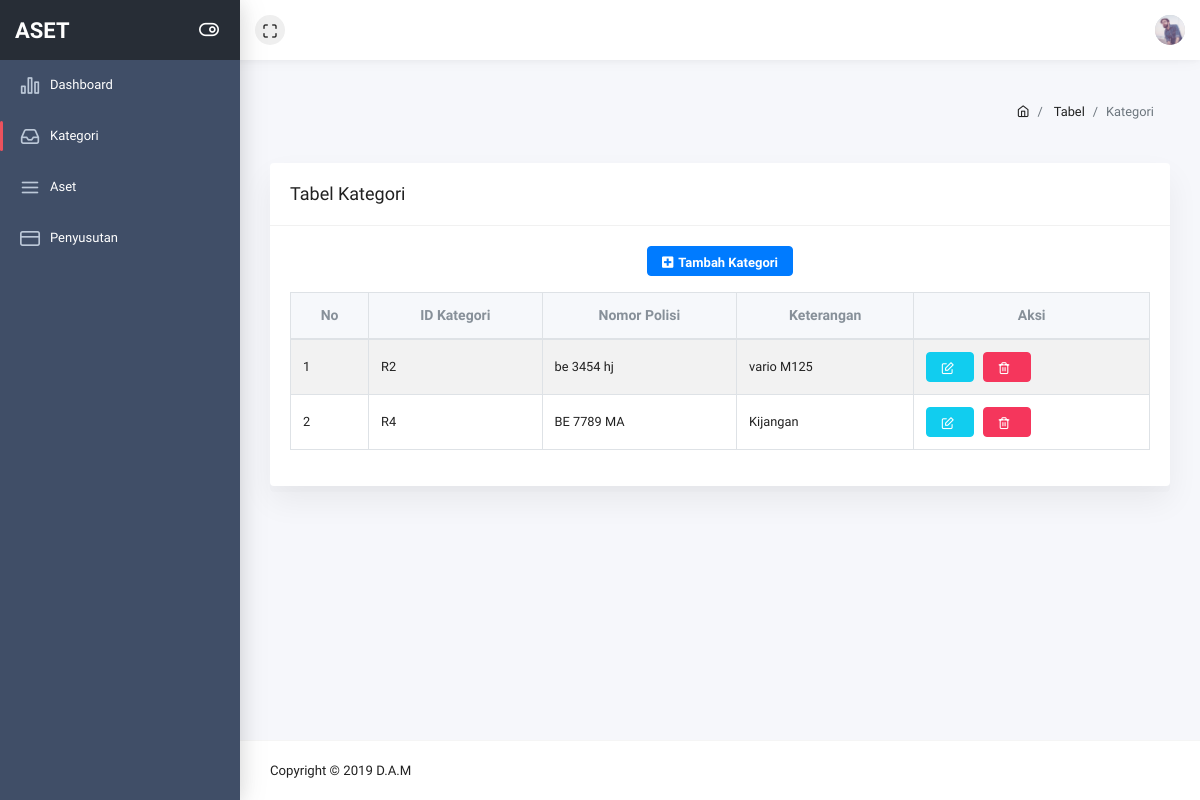
The app's page /pages/table-kategori.php, older data.
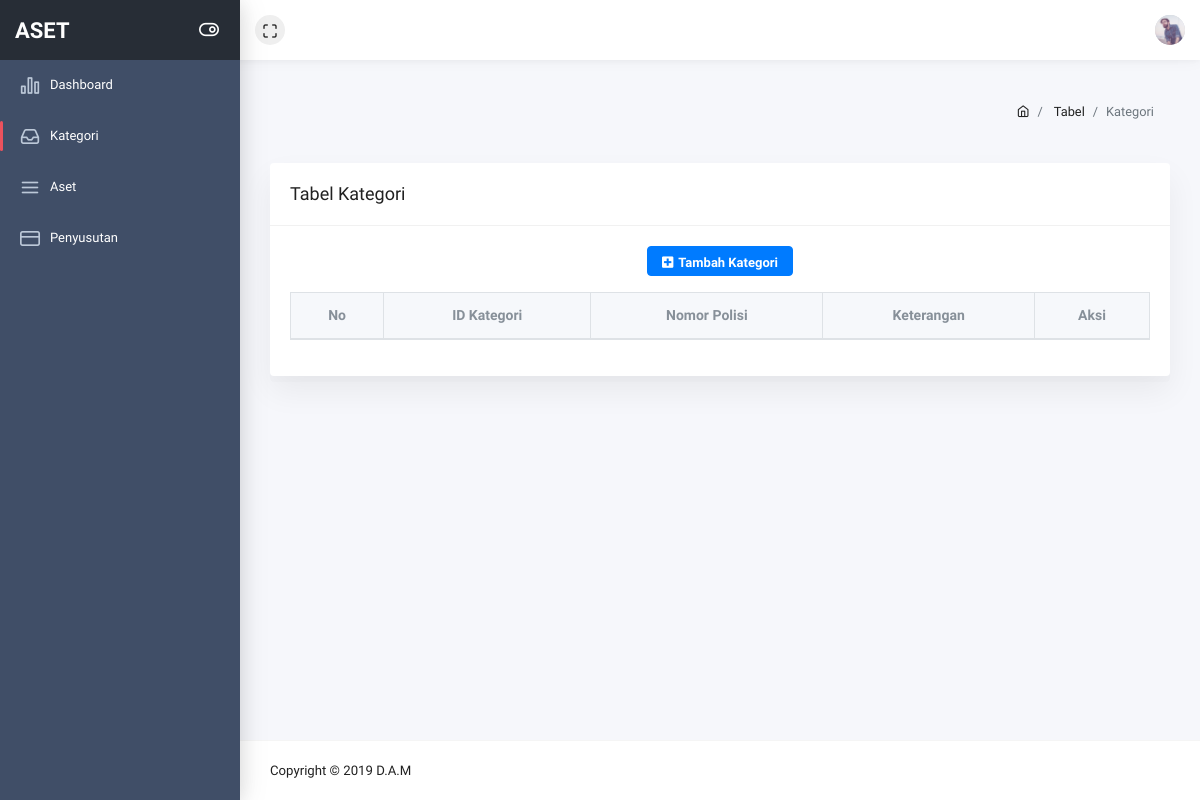
The same page, newer data.
### tables this page shows
CREATE TABLE `tb_kategori` (
  `id_kategori` varchar(18) NOT NULL,
  `nopol` varchar(62) NOT NULL,
  `kete_kategori` varchar(25) NOT NULL
);

### base_url.php (called while the page is built)
<?php
function pathUrl($dir = __DIR__){
    $root = "";
    $dir = str_replace('\\', '/', realpath($dir));
    $root .= !empty($_SERVER['HTTPS']) ? 'https' : 'http';
    $root .= '://' . $_SERVER['HTTP_HOST'];
    if(!empty($_SERVER['CONTEXT_PREFIX'])) {
        $root .= $_SERVER['CONTEXT_PREFIX'];
        $root .= substr($dir, strlen($_SERVER[ 'CONTEXT_DOCUMENT_ROOT' ]));
    } else {
        $root .= substr($dir, strlen($_SERVER[ 'DOCUMENT_ROOT' ]));
    }
    $root .= '/';
    return $root;
}
$base_url = pathUrl();
?>

### pages/table-kategori.php (the view, shortened to what the changed rows need)
<?php
include_once "../base_url.php";
?>
<!doctype html>
<html class="no-js" lang="en">
    <head>
        <link rel="stylesheet" href="<?php echo $base_url ?>assets/plugins/bootstrap/dist/css/bootstrap.min.css">
        <link rel="stylesheet" href="<?php echo $base_url ?>assets/plugins/fontawesome-free/css/all.min.css">
        <link rel="stylesheet" href="<?php echo $base_url ?>assets/plugins/ionicons/dist/css/ionicons.min.css">
        <link rel="stylesheet" href="<?php echo $base_url ?>assets/plugins/icon-kit/dist/css/iconkit.min.css">
        <link rel="stylesheet" href="<?php echo $base_url ?>assets/plugins/perfect-scrollbar/css/perfect-scrollbar.css">
        <link rel="stylesheet" href="<?php echo $base_url ?>assets/plugins/datatables.net-bs4/css/dataTables.bootstrap4.min.css">
        <link rel="stylesheet" href="<?php echo $base_url ?>assets/dist/css/theme.min.css">
    </head>
    <body>
        <div class="wrapper">
            <div class="page-wrap">
                <div class="main-content">
                    <div class="container-fluid">
                        <div class="row">
                            <div class="col-md-12">
                                <div class="card">
                                    <div class="card-body">
                                    <table id="simpletable" class="table table-striped table-bordered nowrap">
                                        <thead>
                                        <tr>
                                            <th class="text-center">No</th>
                                            <th class="text-center">ID Kategori</th>
                                            <th class="text-center">Nomor Polisi</th>
                                            <th class="text-center">Keterangan</th>
                                            <th class="text-center">Aksi</th>
                                        </tr>
                                        </thead>
                                        <tbody>
                                            <?php
                                                include '../config/config.php';
                                                $kategori = mysqli_query($mysqli,"SELECT * FROM tb_kategori");
                                                $no = 1;
                                                if($kategori){
                                                    while($row = mysqli_fetch_array($kategori))
                                                    {
                                                        echo "<tr>
                                                        <td>".$no++."</td>
                                                        <td>".$row['id_kategori']."</td>
                                                        <td>".$row['nopol']."</td>
                                                        <td>".$row['kete_kategori']."</td>
                                                        <td>
                                                        <form method='post' action='".$base_url."controller/delete_kategori.php'>
                                                            <button type='button' class='btn btn-info' style='margin-right: 5px;' data-toggle='modal' data-target='#edit_kategori' data-id=".$row['id_kategori']."><i class='ik ik-edit'></i>
                                                            </button>
                                                                <button type'button' class='btn btn-danger' name='hapus'><i class='ik ik-trash-2'></i>
                                                                <input type='hidden' name='id' value=".$row['id_kategori']."></button>
                                                            </form>
                                                        </td>
                                                    </tr>";
                                                    }
                                                }
                                            ?>
                                        </tbody>
                                    </table>
                                </div>
                            </div>
                        </div>
                    </div>
                </div>
            </div>
            </div>
        </div>
    </body>
</html>

Row changes from the older to the newer data that the page shows:
removed tb_kategori: id_kategori "R2", nopol "be 3454 hj", kete_kategori "vario M125"
removed tb_kategori: id_kategori "R4", nopol "BE 7789 MA", kete_kategori "Kijangan"
